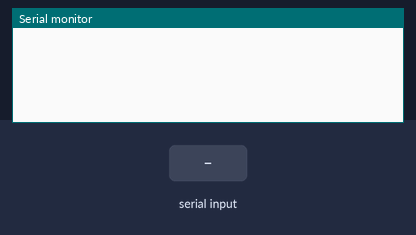
Simulated run of this sketch. Board: ESP32. Parts: the last lines printed to the serial monitor. The test bench sets the inputs (shaded band).

Above: at 1.2 s.
1.3 s: "1" received over Serial
At 3.3 s:
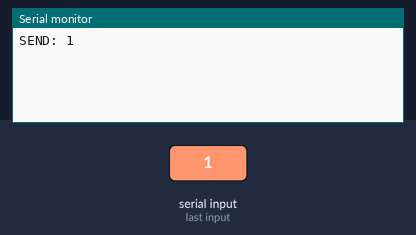
3.8 s: "1" received over the second serial link
At 5.2 s:
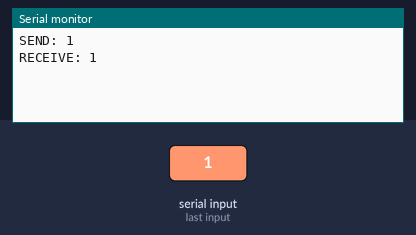
6.3 s: "0" received over Serial
At 7.7 s:
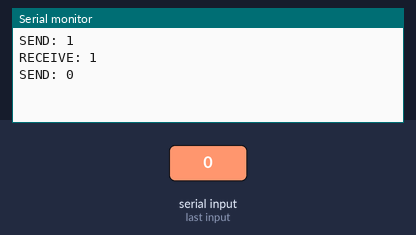
7.8 s: "0" received over the second serial link
At 9.4 s:
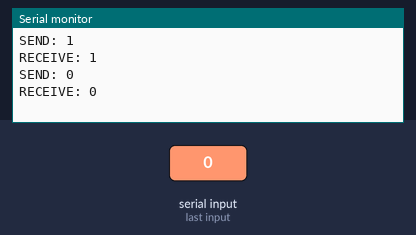

Measured:
- after the input at 1.3 s, the serial monitor: prints a new line after 1.0 s (image 1)
- after the input at 3.8 s, the serial monitor: prints a new line after 1.0 s (image 2)
- after the input at 6.3 s, the serial monitor: prints a new line after 1.0 s (image 3)
- after the input at 7.8 s, the serial monitor: prints a new line after 1.0 s (image 4)

The sketch:

ESP32_SE.ino
```cpp
#define RXD2 16
#define TXD2 17

void setup() {
  Serial.begin(115200);
  Serial2.begin(9600, SERIAL_8N1, RXD2 , TXD2);

}

void loop() {

  if (Serial2.available() > 0) {
    Serial.println("RECEIVE: " + String(Serial2.readString()));
  }
  if (Serial.available() > 0) {
    String msg = Serial.readString();
    Serial.println("SEND: " + String(msg));
    Serial2.print(msg);
  }

}
```
